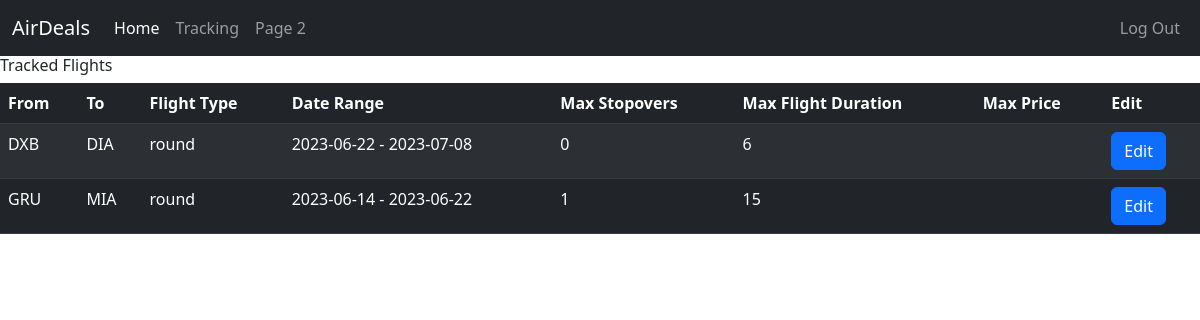
The app's page /tracking (signed in), older data.
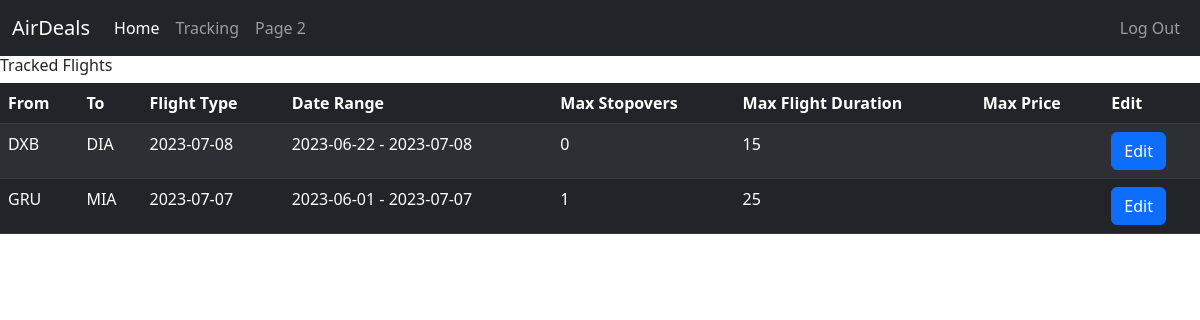
The same page, newer data.
### main.py (models this page shows)
class FlightInfo(db.Model):
    __tablename__ = 'flight_info'
    id = db.Column(db.Integer, primary_key=True)
    user_id = db.Column(db.Integer, db.ForeignKey('users.id'))
    fly_from = db.Column(db.String(20), nullable=False)
    fly_to = db.Column(db.String(20), nullable=False)
    date_from = db.Column(db.String(20), nullable=False)
    date_to = db.Column(db.String(20), nullable=False)
    flight_type = db.Column(db.String(20))
    max_stopovers = db.Column(db.Integer)
    max_fly_duration = db.Column(db.Integer)
    nights_in_dst_from = db.Column(db.String(20))
    nights_in_dst_to = db.Column(db.String(20))

### main.py (the view)
@app.route('/tracking')
def tracking():
    tracked_flights = db.session.query(FlightInfo).filter(FlightInfo.user_id == current_user.id).all()
    return render_template('tracking.html', tracked_flights=tracked_flights)

### main.py (called while the page is built)
@login_manager.user_loader
def load_user(user_id):
    return User.query.get(int(user_id))

### templates/tracking.html
{% include "template.html" %}
{% block body %}
<h6>Tracked Flights</h6>
<table class="table table-striped table-dark">
  <thead>
    <tr>
      <th scope="col">From</th>
      <th scope="col">To</th>
      <th scope="col">Flight Type</th>
      <th scope="col">Date Range</th>
      <th scope="col">Max Stopovers</th>
      <th scope="col">Max Flight Duration</th>
      <th scope="col">Max Price</th>
      <th scope="col">Edit</th>
    </tr>
  </thead>
  <tbody>
    {% for flight in tracked_flights %}
      <tr>
        <td>{{ flight.fly_from }}</td>
        <td>{{ flight.fly_to }}</td>
        <td>{{ flight.flight_type }}</td>
        <td>{{ flight.date_from + ' - ' + flight.date_to }}</td>
        <td>{{ flight.max_stopovers }}</td>
        <td>{{ flight.max_fly_duration }}</td>
        <td>{{ flight.price }}</td>
        <td>
          <a href="{{ url_for('edit', flight_id=flight.id) }}" class="btn btn-primary">Edit</a>
        </td>
      </tr>
    {% endfor %}
  </tbody>
</table>
{% endblock %}

### templates/template.html (shortened to what this page needs)
<!DOCTYPE html>
<html lang="en">
<head>
  <link rel="stylesheet" href="https://cdn.jsdelivr.net/npm/bootstrap@5.3.0/dist/css/bootstrap.min.css">
  <link rel="stylesheet" href="static/styles.css">
</head>
<body>
  <header>
     <nav class="navbar navbar-expand-lg navbar-dark bg-dark">
        <div class="container-fluid">
        <a class="navbar-brand" href="#">AirDeals</a>
        <div class="collapse navbar-collapse" id="navbarNav">
          <ul class="navbar-nav">
            <li class="nav-item active">
              <a class="nav-link active" aria-current="page" href="#">Home</a>
            </li>
            <li class="nav-item">
              <a class="nav-link" href="{{ url_for('tracking') }}">Tracking</a>
            </li>
            <li class="nav-item">
              <a class="nav-link" href="#">Page 2</a>
            </li>
          </ul>
          <ul class="navbar-nav ms-auto">
              {% if not current_user.is_authenticated %}
              <li class="nav-item">
                  <a class="nav-link" href="{{ url_for('login') }}">Login</a>
              </li>
              <li class="nav-item">
                  <a class="nav-link" href="{{ url_for('register') }}">Register</a>
              </li>
              {% else %}
              <li class="nav-item">
                  <a class="nav-link" href="{{ url_for('logout') }}">Log Out</a>
              </li>
              {% endif %}
          </ul>
        </div>
      </div>
    </nav>
  </header>
</body>
</html>

Row changes from the older to the newer data that the page shows:
changed FlightInfo "DXB": flight_type "round" → "2023-07-08"; max_fly_duration "6" → "15"
changed FlightInfo "GRU": flight_type "round" → "2023-07-07"; date_from+date_to "2023-06-14 - 2023-06-22" → "2023-06-01 - 2023-07-07"; max_fly_duration "15" → "25"
